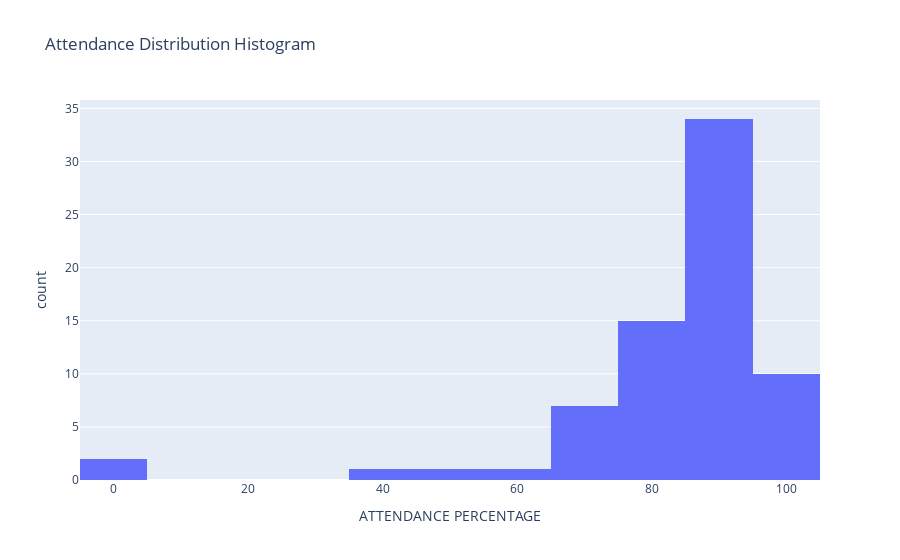

Notebook cell for this chart:
### Markdown cell above
# Attendance Distribution Histogram

### Code cell
histogram_attendance_distribution = px.histogram(df, x='ATTENDANCE PERCENTAGE',
                                                 title='Attendance Distribution Histogram',
                                                 nbins=20)
histogram_attendance_distribution.show()

### Figure 1 — Plotly figure (JSON) as saved in the notebook; plotly's stock layout.template omitted (floating-point values rounded to 4 significant figures)
{"data": [{"alignmentgroup": "True", "bingroup": "x", "hovertemplate": "ATTENDANCE PERCENTAGE=%{x}<br>count=%{y}<extra></extra>", "legendgroup": "", "marker": {"color": "#636efa", "pattern": {"shape": ""}}, "name": "", "nbinsx": 20, "offsetgroup": "", "orientation": "v", "showlegend": false, "type": "histogram", "x": [82.35, 97.06, 91.18, 73.53, 91.18, 88.24, 91.18, 91.18, 88.24, 76.47, 88.24, 73.53, 100, 100, 97.06, 94.12, 55.88, 73.53, 85.29, 88.24, 100, 0, 97.06, 52.94, 66.67, 96.3, 92.59, 96.3, 88.89, 92.59, 88.89, 88.89, 77.78, 92.59, 88.89, 92.59, 88.89, 85.19, 92.59, 77.78, 85.19, 92.59, 96.3, 85.19, 88.89, 66.67, 88.89, 92.59, 81.48, 88.89, 77.78, 92.59, 100, 74.07, 85.19, 85.19, 92.59, 80.77, 80.77, 84.62, 76.92, 88.46, 80.77, 80.77, 76.92, 42.31, 0, 80, 85, 75, 70], "xaxis": "x", "yaxis": "y"}], "layout": {"barmode": "relative", "legend": {"tracegroupgap": 0}, "title": {"text": "Attendance Distribution Histogram"}, "xaxis": {"anchor": "y", "domain": [0, 1], "title": {"text": "ATTENDANCE PERCENTAGE"}}, "yaxis": {"anchor": "x", "domain": [0, 1], "title": {"text": "count"}}}}
